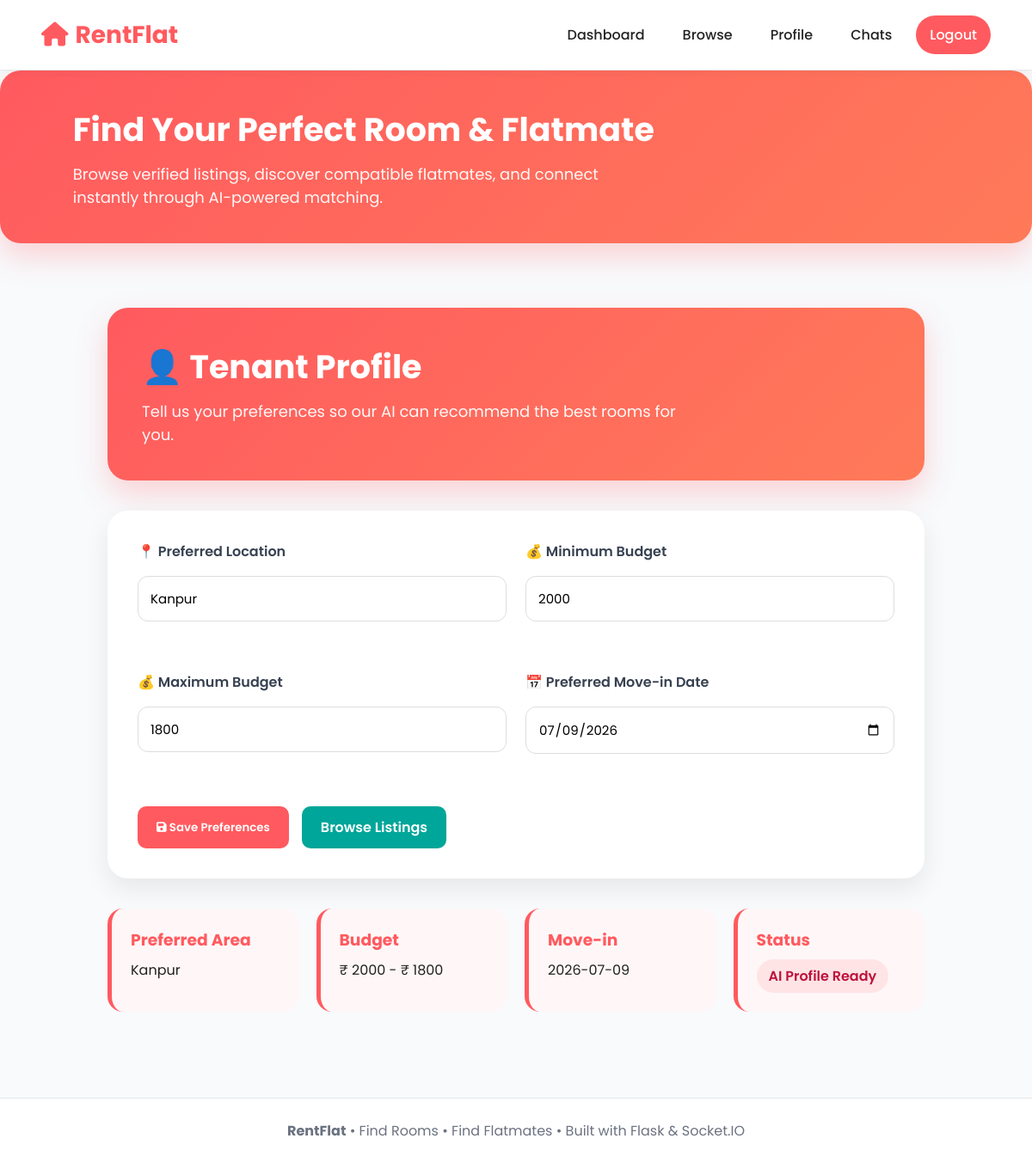
The page /profile (signed in) on the database its author committed.
### app.py (models this page shows)
class TenantProfile(db.Model):
    id = db.Column(db.Integer, primary_key=True)
    tenant_id = db.Column(db.Integer, db.ForeignKey('user.id'))
    preferred_location = db.Column(db.String(120))
    budget_min = db.Column(db.Integer)
    budget_max = db.Column(db.Integer)
    move_in_date = db.Column(db.String(20))

### app.py (the view, shortened to what this page needs)
@app.route('/profile', methods=['GET', 'POST'])
@login_required
def profile():
    if current_user.role != 'tenant':
        return redirect(url_for('dashboard'))
    p = TenantProfile.query.filter_by(tenant_id=current_user.id).first()
    return render_template('profile.html', profile=p)

### app.py (called while the page is built)
@login_manager.user_loader
def load_user(uid):
    return User.query.get(int(uid))

### templates/profile.html (shortened to what this page needs)
{% extends "base.html" %}
{% block content %}
<div class="wrapper">
<div class="hero">
<h1>👤 Tenant Profile</h1>
<p>Tell us your preferences so our AI can recommend the best rooms for you.</p>
</div>
<div class="card">
<form method="POST">
<div class="grid">
<div class="group">
<label>📍 Preferred Location</label>
<input
type="text"
name="preferred_location"
value="{{ profile.preferred_location if profile else '' }}"
placeholder="e.g. Indiranagar"
required>
</div>
<div class="group">
<label>💰 Minimum Budget</label>
<input
type="number"
name="budget_min"
value="{{ profile.budget_min if profile else '' }}"
placeholder="10000"
required>
</div>
<div class="group">
<label>💰 Maximum Budget</label>
<input
type="number"
name="budget_max"
value="{{ profile.budget_max if profile else '' }}"
placeholder="18000"
required>
</div>
<div class="group">
<label>📅 Preferred Move-in Date</label>
<input
type="date"
name="move_in_date"
value="{{ profile.move_in_date if profile else '' }}"
required>
</div>
</div>
<div class="buttons">
<button type="submit" class="btn btn-primary">
<i class="fa-solid fa-floppy-disk"></i>
Save Preferences
</button>
<a href="{{ url_for('browse') }}" class="btn btn-secondary">
Browse Listings
</a>
</div>
</form>
</div>
{% if profile %}
<div class="summary">
<div class="box">
<h3>Preferred Area</h3>
<p>{{ profile.preferred_location }}</p>
</div>
<div class="box">
<h3>Budget</h3>
<p>₹ {{ profile.budget_min }} - ₹ {{ profile.budget_max }}</p>
</div>
<div class="box">
<h3>Move-in</h3>
<p>{{ profile.move_in_date }}</p>
</div>
<div class="box">
<h3>Status</h3>
<span class="badge">AI Profile Ready</span>
</div>
</div>
{% endif %}
</div>
{% endblock %}

### templates/base.html (style rules this page uses)
* { margin:0;padding:0;box-sizing:border-box;font-family:'Poppins',sans-serif }
body { background:#F8FAFC;color:#222 }
a { text-decoration:none;color:inherit }
.hero { background:linear-gradient(135deg,#FF5A5F,#FF8C70);color:#fff;padding:70px 0 }
.hero h1 { font-size:44px;margin-bottom:12px }
.hero p { font-size:18px;opacity:.95;max-width:650px }
.card { background:#fff;border-radius:18px;padding:24px;box-shadow:0 10px 30px rgba(0,0,0,.08);transition:.3s }
.grid { display:grid;grid-template-columns:repeat(auto-fit,minmax(300px,1fr));gap:22px }
.btn { display:inline-block;padding:12px 22px;border-radius:10px;border:none;cursor:pointer;font-weight:600;transition:.3s }
.btn-primary { background:#FF5A5F;color:#fff }
.btn-secondary { background:#00A699;color:#fff }
input,select,textarea { width:100%;padding:13px;border:1px solid #d1d5db;border-radius:10px;margin-top:8px;margin-bottom:18px;font-size:15px }
label { font-weight:600;color:#374151 }

### templates/profile.html (style rules this page uses)
.wrapper { max-width:950px;margin:auto }
.hero { background:linear-gradient(135deg,#FF5A5F,#FF7A59); padding:40px; border-radius:24px; color:#fff; margin-bottom:35px; box-shadow:0 15px 35px rgba(255,90,95,.25) }
.hero h1 { font-size:38px;margin-bottom:10px }
.card { background:#fff; padding:35px; border-radius:24px; box-shadow:0 12px 30px rgba(0,0,0,.08) }
.grid { display:grid; grid-template-columns:repeat(auto-fit,minmax(280px,1fr)); gap:22px }
.group { margin-bottom:18px }
label { display:block; margin-bottom:8px; font-weight:600; color:#374151 }
input { width:100%; padding:14px; border:1px solid #ddd; border-radius:12px; font-size:15px; transition:.3s }
.summary { margin-top:35px; display:grid; grid-template-columns:repeat(auto-fit,minmax(220px,1fr)); gap:20px }
.box { background:#FFF7F7; padding:22px; border-radius:18px; border-left:5px solid #FF5A5F }
.box h3 { color:#FF5A5F;margin-bottom:8px }
.buttons { display:flex; gap:15px; margin-top:25px; flex-wrap:wrap }
.badge { display:inline-block; padding:7px 14px; border-radius:30px; background:#FFE4E6; color:#BE123C; font-weight:600 }

### rows shown on the page
TenantProfile: preferred_location "Kanpur", budget_min "2000", budget_max "1800", move_in_date "07/09/2026", move_in_date "2026-07-09"
